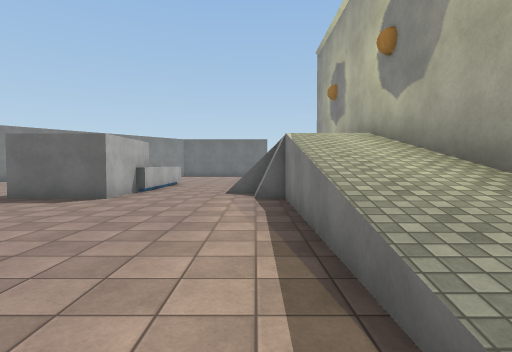
View 1 (above)

17 first-person views from a walk through a Unity game level. The camera is 1.5 m above the floor, tilts 2° down and sees 80° across. The floor is counted in squares, 2 m on a side. Each view is taken from the middle of a square. On the plan, view 1 faces up. The plan holds only what a view shows up to about 10 squares ahead; the rest is blank. The player character is not drawn. Surface patterns are stand-ins for the level's own textures.

View 2
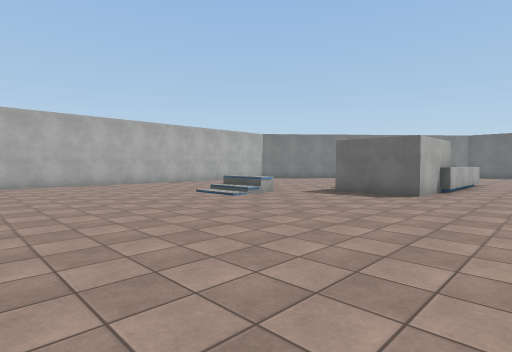

View 3
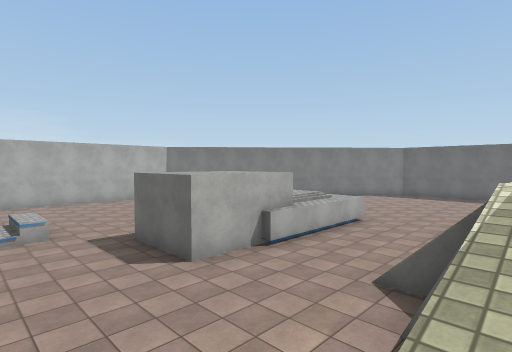

View 4
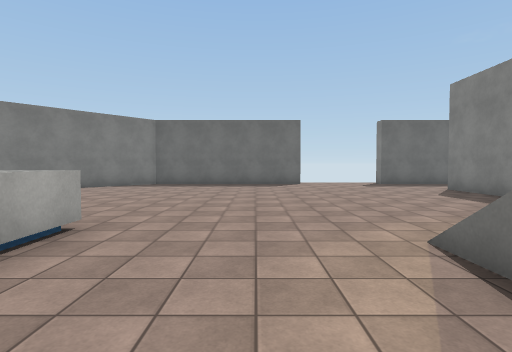

View 5
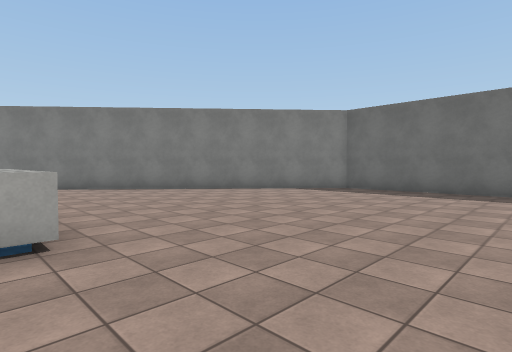

View 6
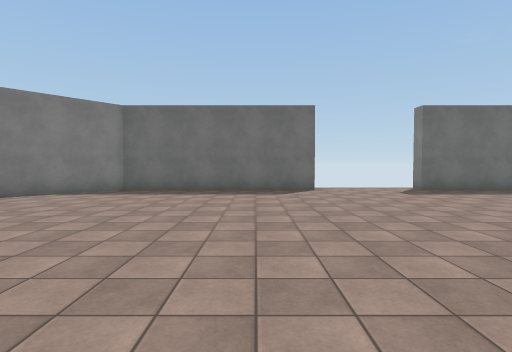

View 7
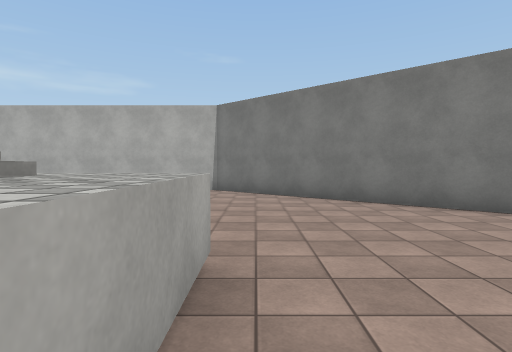

View 8
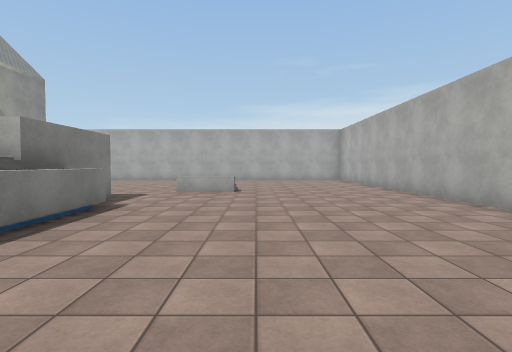

View 9
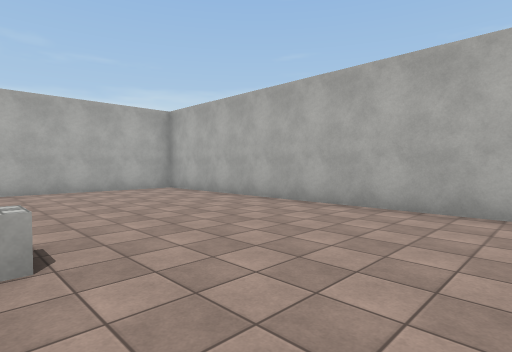

View 10
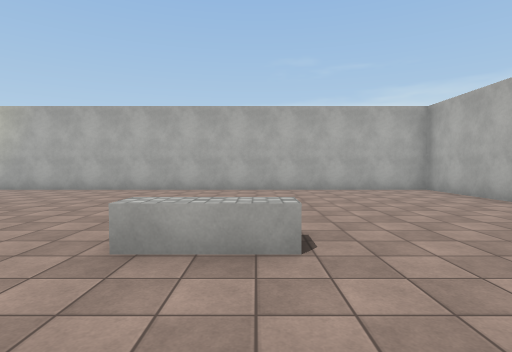

View 11
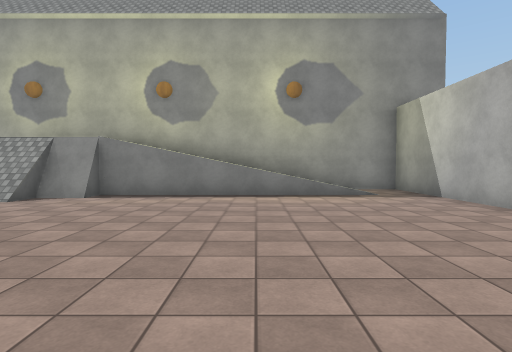

View 12
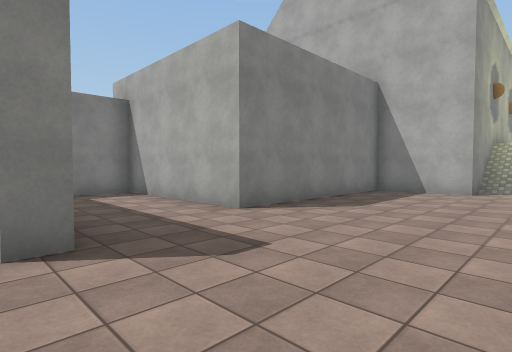

View 13
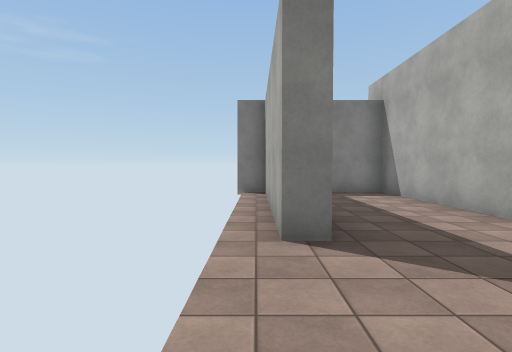

View 14
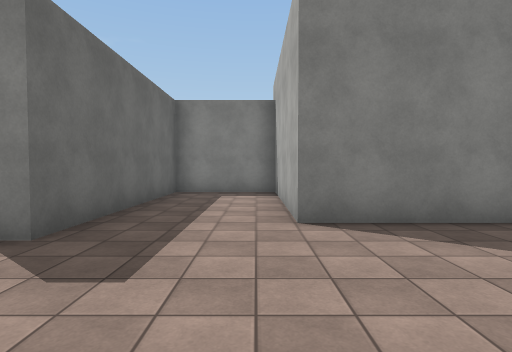

View 15
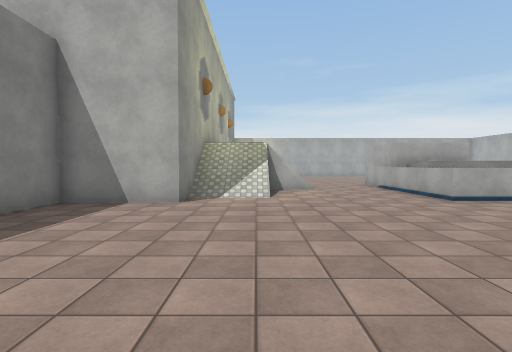

View 16
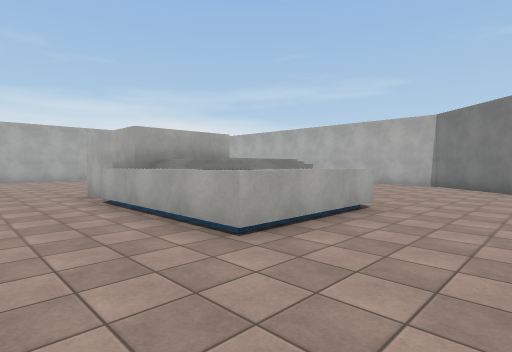

View 17
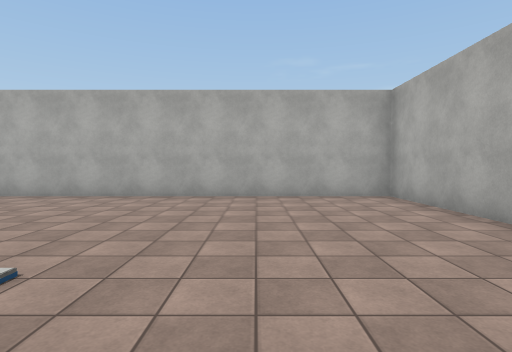

### Floor plan
Key: @ floor where view 1 was taken; # wall or solid block; . main floor; : floor 0.25 m higher than the main floor; + floor 3 m higher than the main floor; / step, stairs or slope; ^ raised ledge.
Columns run from 14 left of view 1 to 10 right of it. Each row starts with its distance up from view 1.
 22                .........#
 21         #######....######
 20        ##...............#
 19       ##................#
 18      ##............######
 17     ##.............#
 16    ##..............#
 15   ##...............#
 14   #................#
 13  ##................#
 12  #......^^^^...//###
 11 #.......^^^^...//#
 10 #.......^^^^...//#
  9 #.......^^^^../+ #
  8 #........##.../+ #
  7 #........##...:++#
  6 #..............//#
  5 #.....//.......//#
  4 #..............//#
  3 #..............//#
  2 #..............//#
  1 #..............//#
  0 #.............@//#
 -1 #................#
 -2 ##################

Positions as (right, up) in squares from view 1, and headings:
1: (0, 0), facing up
2: (-1, -1), facing up-left
3: (1, 4), facing up-left
4: (-1, 9), facing up
5: (0, 12), facing up-left
6: (-1, 12), facing up
7: (-4, 13), facing left
8: (-9, 14), facing down
9: (-8, 8), facing down-left
10: (-8, 8), facing down
11: (-7, 3), facing right
12: (1, 22), facing down-right
13: (1, 22), facing right
14: (1, 19), facing right
15: (1, 19), facing down
16: (-1, 15), facing down-left
17: (-10, 6), facing down
